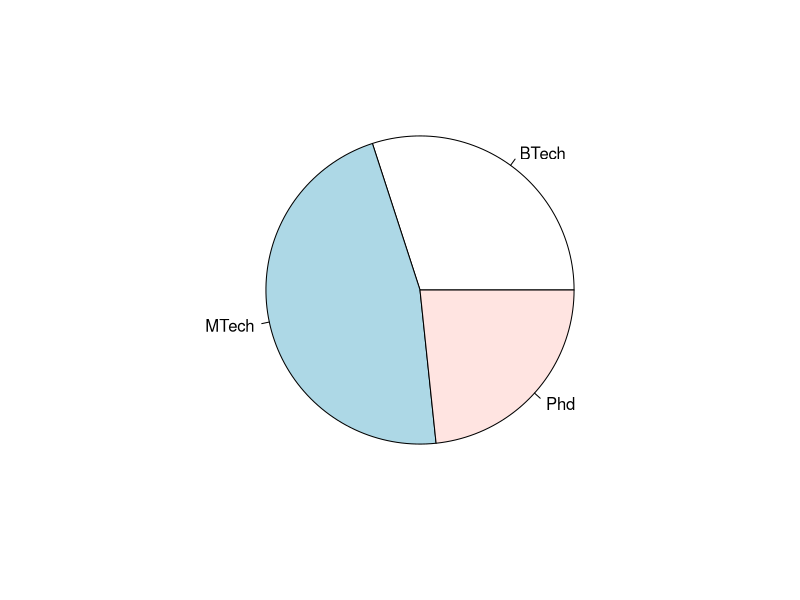
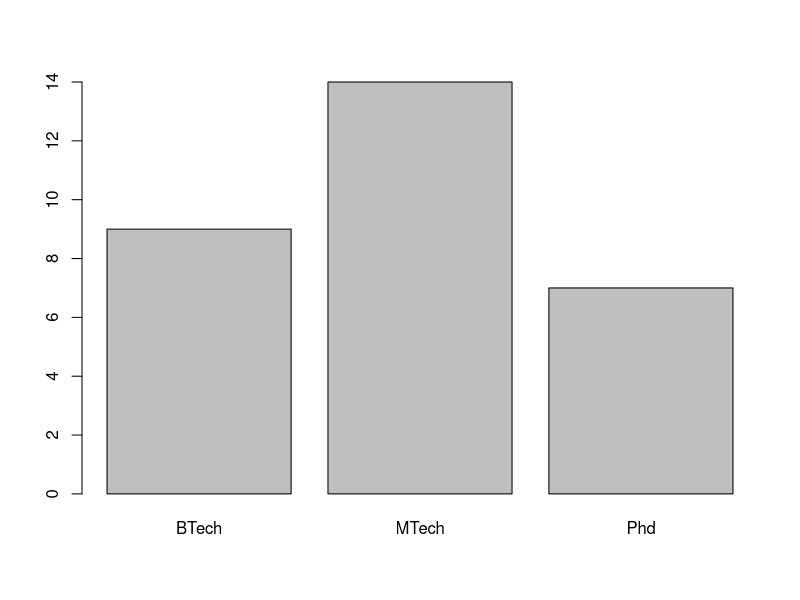
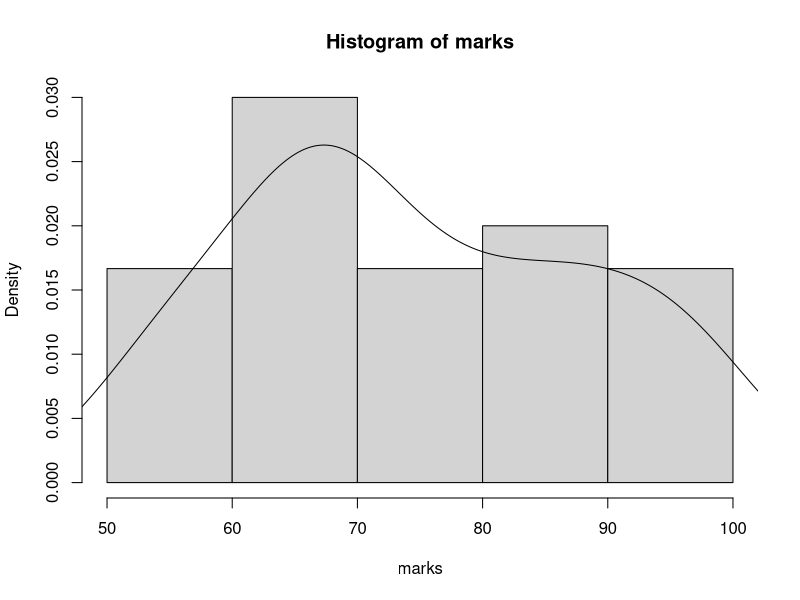

The R script that drew these images, in order: (Note: this script raises an error after producing the figures.)
rollno = c(paste('s',1:30,sep = '-'))
#sname = c('S1','S2','S3')
(name= paste0('Student', 1:30, '-','xyz'))
(gender= sample(c('M','F'),size = 30,replace = T, prob = c(.7,.3)))
(marks= floor(runif(30,50,100)))
(course = sample(c('BTech','MTech','Phd'),size = 30,replace = T, prob = c(.3,.5,.2)))
(married= sample(c('TRUE','FALSE'),size = 30,replace = T, prob = c(.6,.4)))
(age= floor(runif(30,21,50)))
df= data.frame(rollno, name, gender,age, course, marks, married)
df
pie(table(course))
barplot(table(course))
hist(marks,freq = F)
lines(density(marks))
str(df)
df$rollno
df$sname

#export To CSV
write.csv(df,'./Data/pumba.csv',row.names = FALSE)
?write.csv
